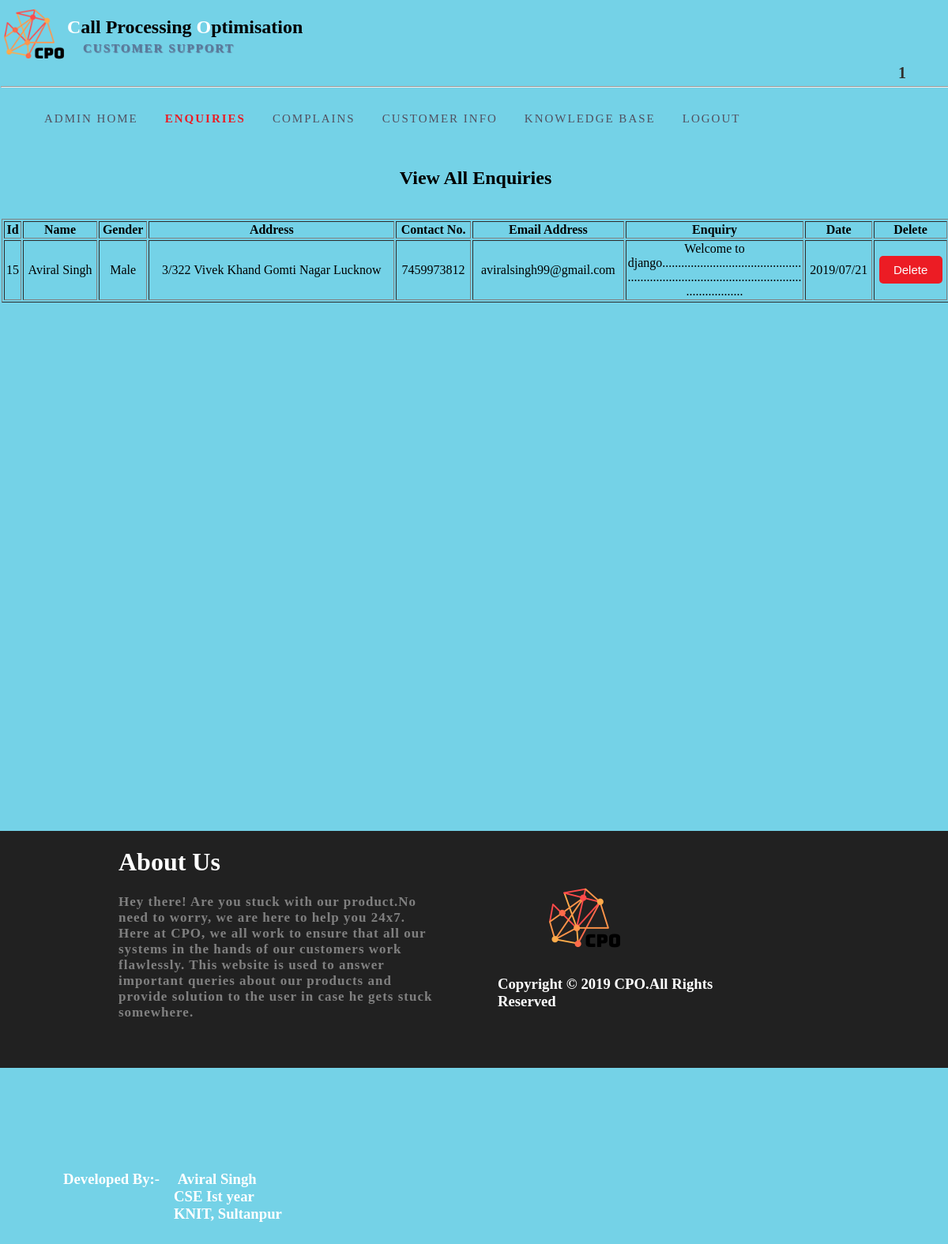
Before: /adminzone/enquiries (signed in) with the older database file.
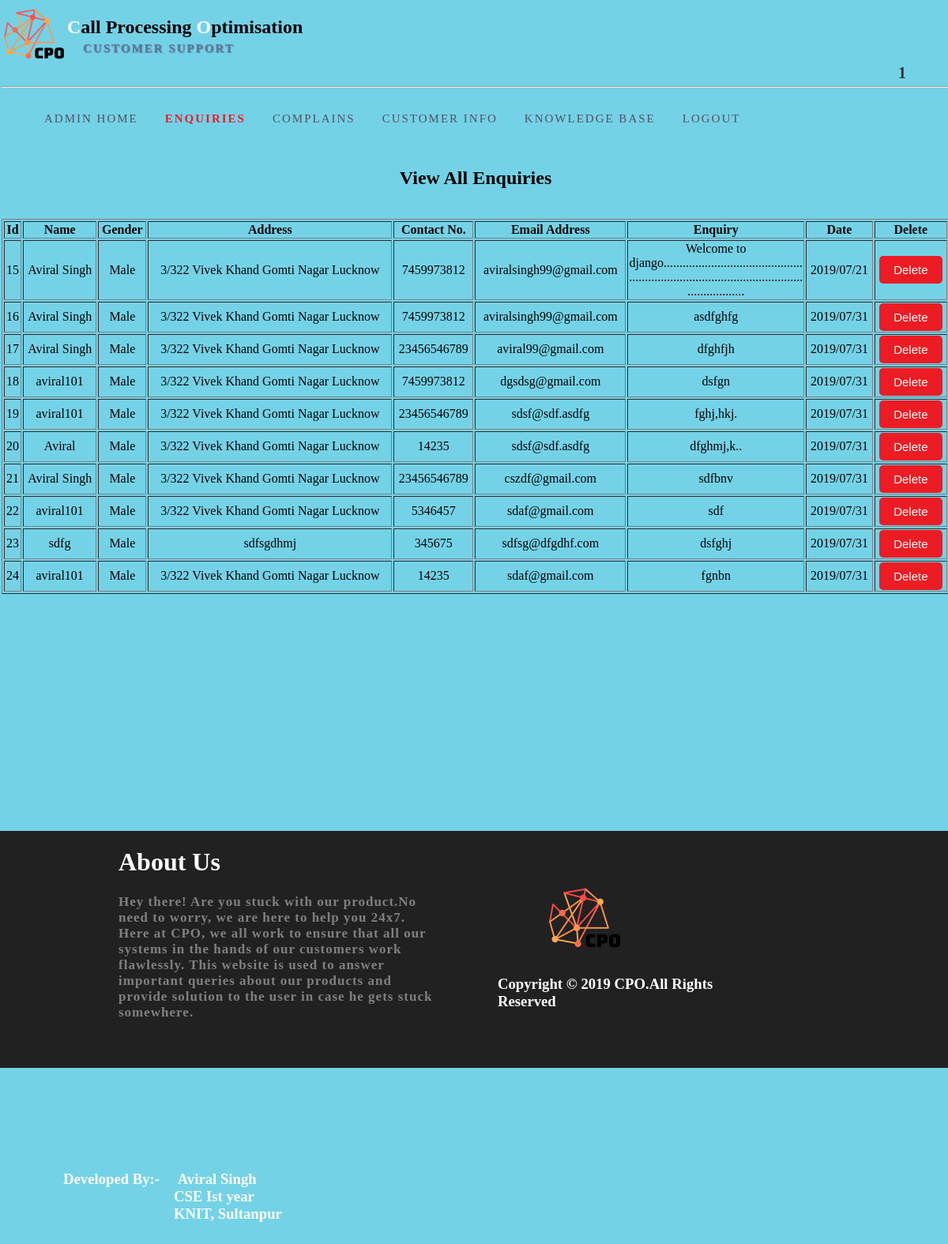
After: the same page with the newer database file.
### generalzone/models.py (models this page shows)
class Enquiry(models.Model):
    name=models.CharField(max_length=50)
    gender=models.CharField(max_length=6)
    address=models.TextField()
    contactno=models.CharField(max_length=15)
    emailaddress=models.EmailField()
    enquirytext=models.TextField()
    enquirydate=models.CharField(max_length=30)

### adminzone/views.py (the view)
def enquiries(request):
    try:
        if request.session['adminid']:
            name = request.session.get('adminid')
            enq=Enquiry.objects.all()
            return render(request,'enquiries.html',{'name':name,'enq':enq})
        else:
            return render(request,'login.html')
    except KeyError:
        return render(request,'login.html')

### adminzone/templates/enquiries.html (shortened to what this page needs)
<!DOCTYPE html>
<html lang="en">
<head>
    {% load static %}
    <link href="{% static 'css\style2.css' %}" rel="stylesheet" />
</head>
<body>
<div id="b1">
<div id="outer">
    <div id="p1">
        <div class="s1">
            <a href="{% url 'adminzone:adminhome' %}"><div class="s3" style="background-image:url('{% static "images/logo.png" %}');background-size:100%;background-repeat:no-repeat;"></div></a>
            <div class="s4">
                <h2><span style="color:white;">C</span>all Processing <span style="color:white;">O</span>ptimisation</h2>
                <h4 style="color:#5b7a9a; margin-left:20px;margin-top:-15px;font-size:15px;letter-spacing:2px;text-shadow:1px 1px 1px;">CUSTOMER SUPPORT</h4>
            </div>
            <div class="s5" style="border:none;">
                {% if name %}
                <h4 style="margin-top:80px;margin-left:140px;text-transform:uppercase;color:#31302c;font-family:calibri;letterspacing:1px;font-size:20px;">{{ name }}</h4>
                {% endif %}
            </div>
        </div>
        <hr style="background-color:black;"/>
    <div id="menu">
	    <ul>
		    <li><a href="{% url 'adminzone:adminhome' %}">ADMIN HOME</a></li>
		    <li><a style="font-weight:900;color:#ec1c24;" href="{% url 'adminzone:enquiries' %}">ENQUIRIES</a></li>
		    <li><a href="{% url 'adminzone:complains' %}">COMPLAINS</a></li>
		    <li><a href="{% url 'adminzone:customerinfo' %}">CUSTOMER INFO</a></li>
		    <li><a href="{% url 'adminzone:knowledgebase' %}">KNOWLEDGE BASE</a></li>
		    <li><a href="{% url 'adminzone:logout' %}">LOGOUT</a></li>
		</ul>
	</div>
    <div class="s6">
        <h2 style="text-align:center;">View All Enquiries</h2><br/>
        <table border="1" style="margin:0 auto;width:100%;">
            <tr>
                <th>Id</th>
                <th>Name</th>
                <th>Gender</th>
                <th>Address</th>
                <th>Contact No.</th>
                <th>Email Address</th>
                <th>Enquiry</th>
                <th>Date</th>
                <th>Delete</th>
            </tr>
            {% for e in enq %}
                <tr>
                    <td align="center">{{ e.id }}</td>
                    <td align="center">{{ e.name }}</td>
                    <td align="center">{{ e.gender }}</td>
                    <td align="center">{{ e.address }}</td>
                    <td align="center">{{ e.contactno }}</td>
                    <td align="center">{{ e.emailaddress }}</td>
                    <td align="center" style="max-width:200px;word-wrap:break-word;">{{ e.enquirytext }}</td>
                    <td align="center">{{ e.enquirydate }}</td>
                    <td align="center">
                        <a href="{% url 'adminzone:deleteenquiries' e.id %}"><button class="button2">Delete</button></a>
                    </td>
                </tr>
            {% endfor %}
        </table>
    </div>
    </div>
<div class="s9">
    <div class="s11"></div>
    <div class="s10">
        <h1 style="color:white;">About Us</h1>
        <p style="font-family:calibri;color:#808080;letter-spacing:1px;font-weight:900;font-size:17px;">Hey there! Are you
            stuck with our product.No need to worry, we are here to help you 24x7.  Here at CPO, we all work to ensure that all
        our systems in the hands of our customers work flawlessly.  This website is used to answer important queries about
        our products and provide solution to the user in case he gets stuck somewhere.</p>
    </div>
    <div class="s10">
        <img src="{% static 'images/logo.png' %}" height="100px" width="100px" style="margin-left:140px;margin-top:60px;"/>
        <h3 style="color:white;margin-left:80px;font-family:calibri;">Copyright &copy 2019 CPO.All Rights Reserved</h3>
    </div>
    <div class="s10">
        <h3 style="color:white;margin-left:80px;font-family:calibri;margin-top:130px;">Developed By:- <span style="margin-left:18px;">Aviral Singh</span><br/>
            <span style="margin-left:140px;">CSE Ist year</span><br/><span style="margin-left:140px;">KNIT, Sultanpur</span></h3>
    </div>
</div>
</div>
</div>
</body>
</html>

### userzone/static/css/style2.css (style rules this page uses)
body,html { margin:0; padding:0; }
#outer { width:100%; min-height:1100px; border:none; height:auto; }
#p1 { width:1200px; min-height:1000px; margin-left:auto; margin-right:auto; height:auto; border:1px solid transparent; }
.s1 { width:100%; height:100px; //border:1px solid; }
.s3 { height:100%; width:7%; float:left; }
.s4 { height:100%; width:76%; //border:1px solid; float:left; }
.s5 { height:100%; width:8%; float:left; border:1px solid #74d2e7; }
.s6 { width:1200px; min-height:700px; border:1px solid transparent; }
.s9 { height:300px; width:100%; margin-top:50px; background-color:#212121; }
.s11 { height:100%; width:150px; #border:1px solid; float:left; }
.s10 { height:100%; width:400px; #border:1px solid; float:left; }
.button2 { height:35px; width:80px; background-color:#ec1c24; color:white; font-size:15px; border:none; border-radius:5px 5px 5px 5px; outline:none; }

Changed rows visible on the page:
added Enquiry: id "16", name "Aviral Singh", gender "Male", address "3/322 Vivek Khand Gomti Nagar Lucknow", contactno "7459973812", emailaddress "aviralsingh99@gmail.com", enquirytext "asdfghfg", enquirydate "2019/07/31"
added Enquiry: id "17", name "Aviral Singh", gender "Male", address "3/322 Vivek Khand Gomti Nagar Lucknow", contactno "23456546789", emailaddress "aviral99@gmail.com", enquirytext "dfghfjh", enquirydate "2019/07/31"
added Enquiry: id "18", name "aviral101", gender "Male", address "3/322 Vivek Khand Gomti Nagar Lucknow", contactno "7459973812", emailaddress "dgsdsg@gmail.com", enquirytext "dsfgn", enquirydate "2019/07/31"
added Enquiry: id "19", name "aviral101", gender "Male", address "3/322 Vivek Khand Gomti Nagar Lucknow", contactno "23456546789", emailaddress "sdsf@sdf.asdfg", enquirytext "fghj,hkj.", enquirydate "2019/07/31"
added Enquiry: id "20", name "Aviral", gender "Male", address "3/322 Vivek Khand Gomti Nagar Lucknow", contactno "14235", emailaddress "sdsf@sdf.asdfg", enquirytext "dfghmj,k..", enquirydate "2019/07/31"
added Enquiry: id "21", name "Aviral Singh", gender "Male", address "3/322 Vivek Khand Gomti Nagar Lucknow", contactno "23456546789", emailaddress "cszdf@gmail.com", enquirytext "sdfbnv", enquirydate "2019/07/31"
added Enquiry: id "22", name "aviral101", gender "Male", address "3/322 Vivek Khand Gomti Nagar Lucknow", contactno "5346457", emailaddress "sdaf@gmail.com", enquirytext "sdf", enquirydate "2019/07/31"
added Enquiry: id "23", name "sdfg", gender "Male", address "sdfsgdhmj", contactno "345675", emailaddress "sdfsg@dfgdhf.com", enquirytext "dsfghj", enquirydate "2019/07/31"
added Enquiry: id "24", name "aviral101", gender "Male", address "3/322 Vivek Khand Gomti Nagar Lucknow", contactno "14235", emailaddress "sdaf@gmail.com", enquirytext "fgnbn", enquirydate "2019/07/31"
